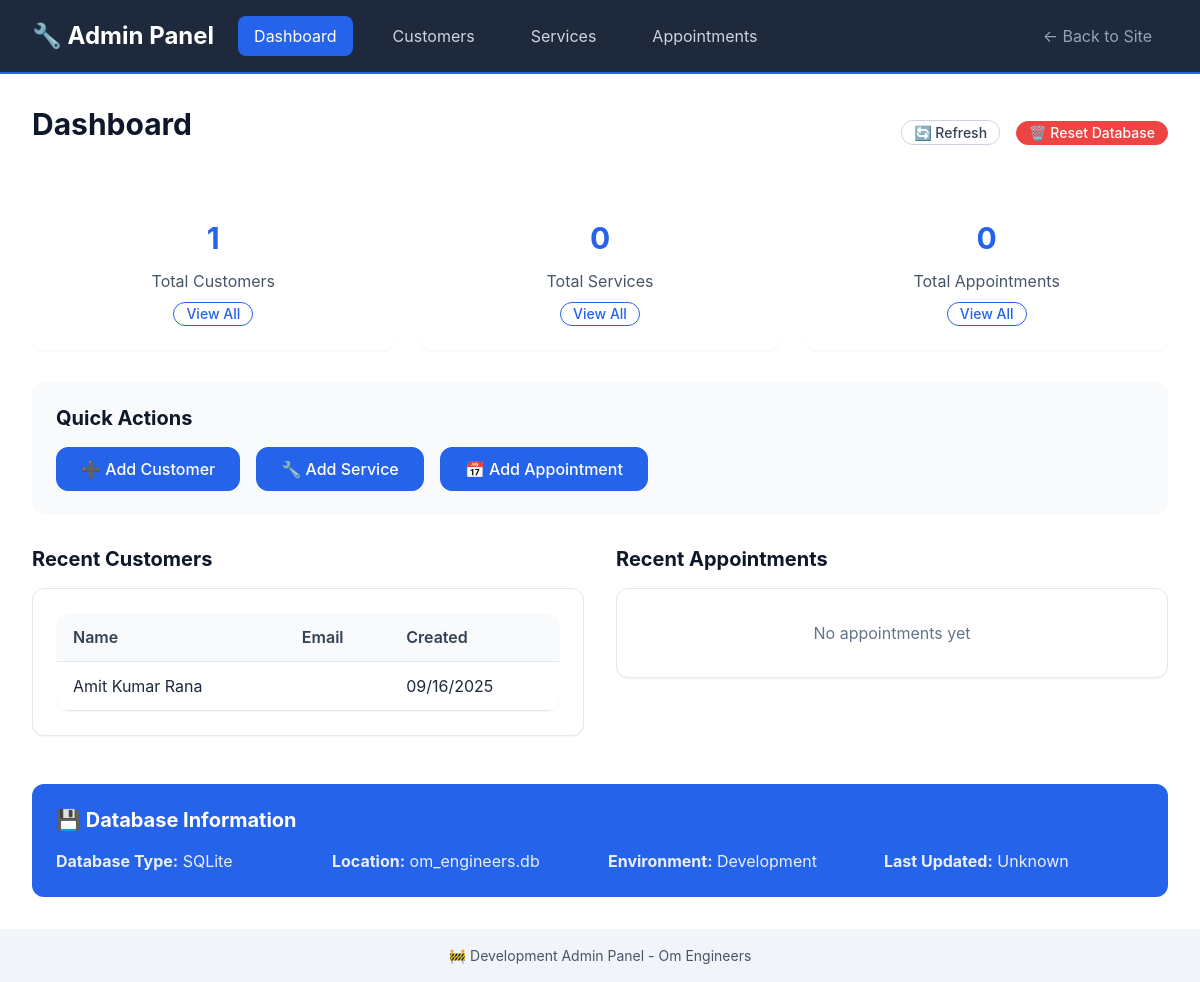
The page /admin/ on the database as committed earlier.
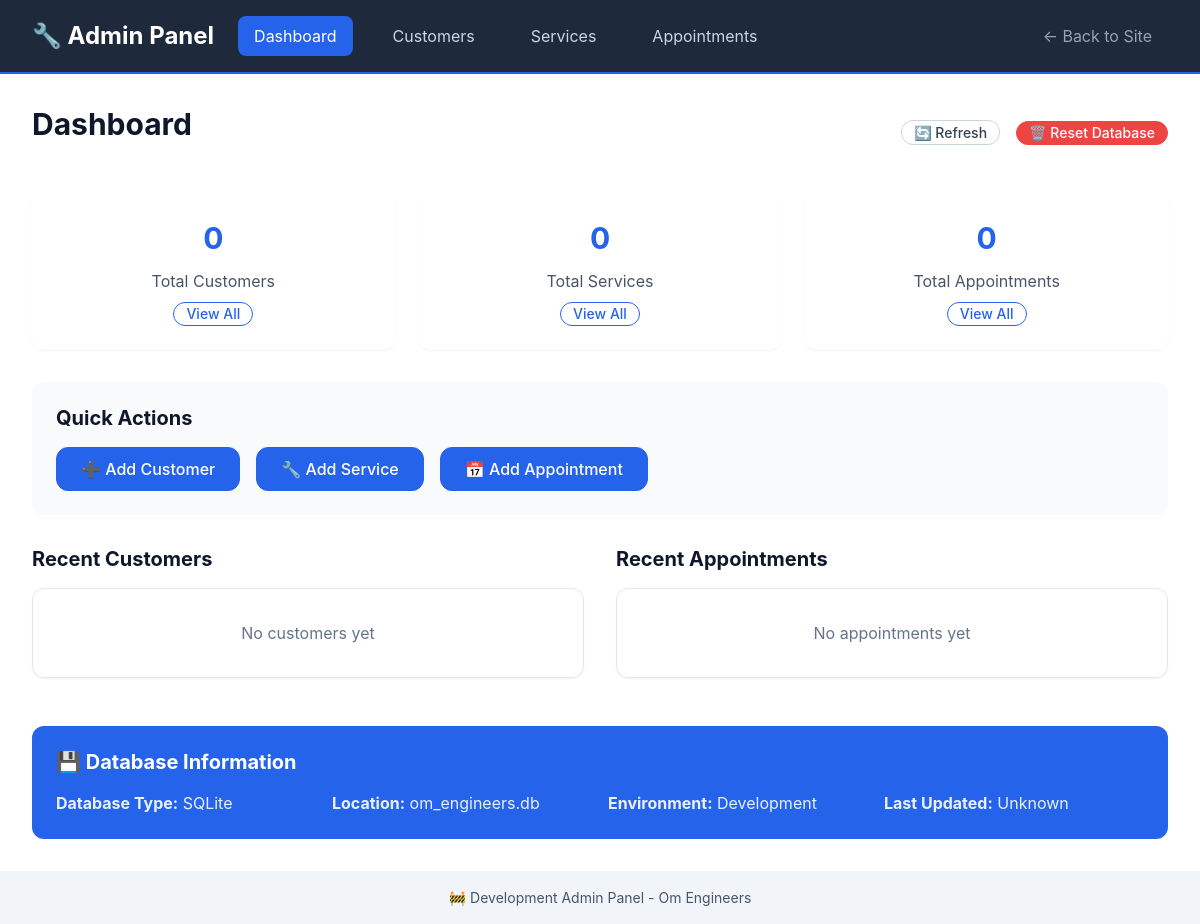
The same page on the database as committed later.
### models/customer_db.py (models this page shows, shortened)
class Customer(db.Model):
    __tablename__ = 'customers'
    id: Mapped[int] = mapped_column(primary_key=True)
    name: Mapped[str] = mapped_column(String(100), nullable=False)
    email: Mapped[str] = mapped_column(String(120), nullable=True, index=True)
    phone: Mapped[str] = mapped_column(String(20), nullable=False, index=True)
    address: Mapped[str] = mapped_column(Text, nullable=True)
    created_at: Mapped[datetime] = mapped_column(DateTime, default=datetime.utcnow)
    updated_at: Mapped[datetime] = mapped_column(DateTime, default=datetime.utcnow, onupdate=datetime.utcnow)
    appointments = db.relationship('Appointment', back_populates='customer', cascade='all, delete-orphan')

### routes/admin.py (the view)
@admin_bp.route('/')
def index():
    try:
        customer_count = Customer.query.count()
        service_count = Service.query.count()
        appointment_count = Appointment.query.count()
        recent_customers = Customer.query.order_by(Customer.created_at.desc()).limit(5).all()
        recent_appointments = Appointment.query.order_by(Appointment.created_at.desc()).limit(5).all()
        stats = {
            'customers': customer_count,
            'services': service_count,
            'appointments': appointment_count
        }
        return render_template('admin/index.html',
                             stats=stats,
                             recent_customers=recent_customers,
                             recent_appointments=recent_appointments)
    except Exception as e:
        flash(f'Error loading admin dashboard: {str(e)}', 'error')
        return render_template('admin/index.html', stats={}, recent_customers=[], recent_appointments=[])

### templates/admin/index.html (shortened to what the changed rows need)
{% extends "admin/base.html" %}
{% block content %}
<div style="display: flex; justify-content: space-between; align-items: center; margin-bottom: var(--space-8);">
    <h1>Dashboard</h1>
</div>
<div class="stats-grid">
    <div class="stat-card">
        <div class="stat-number" id="customers-count">{{ stats.customers or 0 }}</div>
        <div style="color: var(--gray-600);">Total Customers</div>
        <div style="margin-top: var(--space-2);">
            <a href="{{ url_for('admin.customers') }}" class="btn btn-sm btn-outline">View All</a>
        </div>
    </div>
</div>
<div style="display: grid; grid-template-columns: 1fr 1fr; gap: var(--space-8); margin-top: var(--space-8);">
    <div>
        <h3 style="margin-bottom: var(--space-4);">Recent Customers</h3>
        {% if recent_customers %}
        <div class="card">
            <table class="admin-table">
                <thead>
                    <tr>
                        <th>Name</th>
                        <th>Email</th>
                        <th>Created</th>
                    </tr>
                </thead>
                <tbody>
                    {% for customer in recent_customers %}
                    <tr>
                        <td>{{ customer.name }}</td>
                        <td>{{ customer.email }}</td>
                        <td>{{ customer.created_at.strftime('%m/%d/%Y') }}</td>
                    </tr>
                    {% endfor %}
                </tbody>
            </table>
        </div>
        {% else %}
        <div class="card" style="text-align: center; padding: var(--space-8); color: var(--gray-500);">
            No customers yet
        </div>
        {% endif %}
    </div>
</div>
{% endblock %}

Rows that differ between the two databases and show on the page:
removed Customer: name "Amit Kumar Rana", created_at "09/16/2025"
Other text that changed with them:
{{ stats.customers or 0 }}: "1" → "0"
text no longer shown: "Name Email Created"
text now shown: "No customers yet"
